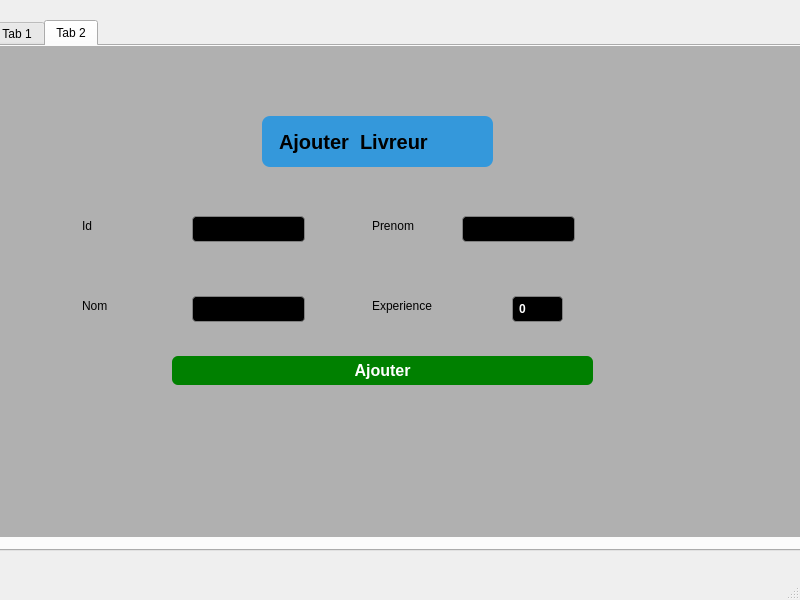
<?xml version="1.0" encoding="UTF-8"?>
<ui version="4.0">
 <class>MainWindow</class>
 <widget class="QMainWindow" name="MainWindow">
  <property name="geometry">
   <rect>
    <x>0</x>
    <y>0</y>
    <width>800</width>
    <height>600</height>
   </rect>
  </property>
  <property name="windowTitle">
   <string>MainWindow</string>
  </property>
  <widget class="QWidget" name="centralwidget">
   <widget class="QTabWidget" name="tabWidget">
    <property name="geometry">
     <rect>
      <x>-10</x>
      <y>20</y>
      <width>831</width>
      <height>531</height>
     </rect>
    </property>
    <property name="currentIndex">
     <number>1</number>
    </property>
    <widget class="QWidget" name="tabOffres_2">
     <property name="styleSheet">
      <string notr="true">QWidget {
    background-color: #b0b0b0;  /* gris foncé */
}
</string>
     </property>
     <attribute name="title">
      <string>Tab 1</string>
     </attribute>
     <widget class="QLabel" name="lblOffreId_2">
      <property name="geometry">
       <rect>
        <x>20</x>
        <y>20</y>
        <width>63</width>
        <height>20</height>
       </rect>
      </property>
      <property name="text">
       <string>Id</string>
      </property>
     </widget>
     <widget class="QLabel" name="lblOffreTitre_2">
      <property name="geometry">
       <rect>
        <x>20</x>
        <y>70</y>
        <width>63</width>
        <height>20</height>
       </rect>
      </property>
      <property name="text">
       <string>Marque</string>
      </property>
     </widget>
     <widget class="QLabel" name="lblOffreDescription_2">
      <property name="geometry">
       <rect>
        <x>20</x>
        <y>120</y>
        <width>81</width>
        <height>20</height>
       </rect>
      </property>
      <property name="text">
       <string>Matricule</string>
      </property>
     </widget>
     <widget class="QLabel" name="lblOffreDate_2">
      <property name="geometry">
       <rect>
        <x>10</x>
        <y>180</y>
        <width>141</width>
        <height>20</height>
       </rect>
      </property>
      <property name="text">
       <string>date de fabrication</string>
      </property>
     </widget>
     <widget class="QLineEdit" name="lineCommandeId_2">
      <property name="geometry">
       <rect>
        <x>140</x>
        <y>20</y>
        <width>113</width>
        <height>26</height>
       </rect>
      </property>
      <property name="styleSheet">
       <string notr="true">QLineEdit {
    background-color: black;
    color: white;
}
</string>
      </property>
     </widget>
     <widget class="QLineEdit" name="lineCommandeTitre_2">
      <property name="geometry">
       <rect>
        <x>140</x>
        <y>70</y>
        <width>113</width>
        <height>26</height>
       </rect>
      </property>
      <property name="styleSheet">
       <string notr="true">QLineEdit {
    background-color: black;
    color: white;
}
</string>
      </property>
     </widget>
     <widget class="QTextEdit" name="textCommandeDesc_2">
      <property name="geometry">
       <rect>
        <x>140</x>
        <y>110</y>
        <width>361</width>
        <height>51</height>
       </rect>
      </property>
      <property name="styleSheet">
       <string notr="true">QTextEdit {
    background-color: black;
    color: white;
}
</string>
      </property>
     </widget>
     <widget class="QDateEdit" name="dateCommande_2">
      <property name="geometry">
       <rect>
        <x>140</x>
        <y>180</y>
        <width>110</width>
        <height>26</height>
       </rect>
      </property>
      <property name="styleSheet">
       <string notr="true">QLineEdit, QTextEdit, QDateEdit {
    background-color: black;
    color: white;
    border: 1px solid white;
}
</string>
      </property>
     </widget>
     <widget class="QPushButton" name="btnVehiculeAjouter">
      <property name="geometry">
       <rect>
        <x>620</x>
        <y>50</y>
        <width>121</width>
        <height>29</height>
       </rect>
      </property>
      <property name="styleSheet">
       <string notr="true">QPushButton {
    background-color: green;
    color: white;
    font-family: &quot;Segoe UI&quot;;   /* ou Arial, Verdana, etc. */
    font-size: 16px;
    font-weight: bold;
    border-radius: 6px;
    padding: 6px 12px;
}
</string>
      </property>
      <property name="text">
       <string>Ajouter</string>
      </property>
     </widget>
     <widget class="QPushButton" name="btnVehiculeModifier">
      <property name="geometry">
       <rect>
        <x>620</x>
        <y>100</y>
        <width>121</width>
        <height>29</height>
       </rect>
      </property>
      <property name="styleSheet">
       <string notr="true">QPushButton {
    background-color: orange;
    color: white;
    font-family: &quot;Segoe UI&quot;;   /* ou Arial, Verdana, etc. */
    font-size: 16px;
    font-weight: bold;
    border-radius: 6px;
    padding: 6px 12px;
}
</string>
      </property>
      <property name="text">
       <string>Modifier</string>
      </property>
     </widget>
     <widget class="QPushButton" name="btnVehiculeSupprimer">
      <property name="geometry">
       <rect>
        <x>620</x>
        <y>150</y>
        <width>121</width>
        <height>29</height>
       </rect>
      </property>
      <property name="styleSheet">
       <string notr="true">QPushButton {
    background-color: red;
    color: white;
    font-family: &quot;Segoe UI&quot;;   /* ou Arial, Verdana, etc. */
    font-size: 16px;
    font-weight: bold;
    border-radius: 6px;
    padding: 6px 12px;
}
</string>
      </property>
      <property name="text">
       <string>Supprimer</string>
      </property>
     </widget>
     <widget class="QTableView" name="tableCommandes_2">
      <property name="geometry">
       <rect>
        <x>30</x>
        <y>290</y>
        <width>761</width>
        <height>192</height>
       </rect>
      </property>
      <property name="styleSheet">
       <string notr="true">QTableWidget {
    background-color: black;
    color: white;
    gridline-color: white;
    border: 1px solid white;
}

QHeaderView::section {
    background-color: #333;
    color: white;
    padding: 4px;
    border: 1px solid white;
}

QTableWidget::item:selected {
    background-color: #555;
    color: white;
}
</string>
      </property>
     </widget>
     <widget class="QLabel" name="label_2">
      <property name="geometry">
       <rect>
        <x>320</x>
        <y>20</y>
        <width>231</width>
        <height>51</height>
       </rect>
      </property>
      <property name="styleSheet">
       <string notr="true">QLabel {
    background-color: #3498db; /* Bleu moderne */
    color: black;
    font-size: 20px;
    font-weight: bold;
    padding: 12px;
    border-radius: 8px;
    qproperty-alignment: AlignCenter;
}
</string>
      </property>
      <property name="text">
       <string>Ajouter  Véhicule</string>
      </property>
     </widget>
     <widget class="QLabel" name="label_3">
      <property name="geometry">
       <rect>
        <x>30</x>
        <y>240</y>
        <width>231</width>
        <height>41</height>
       </rect>
      </property>
      <property name="styleSheet">
       <string notr="true">QLabel {
    background-color: #3498db; /* Bleu moderne */
    color: black;
    font-size: 20px;
    font-weight: bold;
    padding: 12px;
    border-radius: 8px;
    qproperty-alignment: AlignCenter;
}
</string>
      </property>
      <property name="text">
       <string>Liste Des Véhicules :</string>
      </property>
     </widget>
    </widget>
    <widget class="QWidget" name="tabCandidats_2">
     <attribute name="title">
      <string>Tab 2</string>
     </attribute>
     <widget class="QStackedWidget" name="stackedWidget_2">
      <property name="geometry">
       <rect>
        <x>0</x>
        <y>0</y>
        <width>821</width>
        <height>491</height>
       </rect>
      </property>
      <property name="styleSheet">
       <string notr="true"> background-color: #b0b0b0;  /* gris foncé */
</string>
      </property>
      <widget class="QWidget" name="pageClientForm_2">
       <property name="styleSheet">
        <string notr="true"> background-color: #b0b0b0;  /* gris foncé */</string>
       </property>
       <widget class="QLabel" name="label_5">
        <property name="geometry">
         <rect>
          <x>90</x>
          <y>170</y>
          <width>63</width>
          <height>20</height>
         </rect>
        </property>
        <property name="text">
         <string>Id</string>
        </property>
       </widget>
       <widget class="QLabel" name="label_6">
        <property name="geometry">
         <rect>
          <x>90</x>
          <y>250</y>
          <width>63</width>
          <height>20</height>
         </rect>
        </property>
        <property name="text">
         <string>Nom</string>
        </property>
       </widget>
       <widget class="QLabel" name="label_7">
        <property name="geometry">
         <rect>
          <x>380</x>
          <y>170</y>
          <width>63</width>
          <height>20</height>
         </rect>
        </property>
        <property name="text">
         <string>Prenom</string>
        </property>
       </widget>
       <widget class="QLabel" name="label_8">
        <property name="geometry">
         <rect>
          <x>380</x>
          <y>250</y>
          <width>81</width>
          <height>20</height>
         </rect>
        </property>
        <property name="text">
         <string>Experience</string>
        </property>
       </widget>
       <widget class="QLineEdit" name="lineClientId_2">
        <property name="geometry">
         <rect>
          <x>200</x>
          <y>170</y>
          <width>113</width>
          <height>26</height>
         </rect>
        </property>
        <property name="styleSheet">
         <string notr="true">background-color: black;
color: white;
font-weight: bold;
border: 1px solid gray;
border-radius: 4px;
padding: 4px;
</string>
        </property>
       </widget>
       <widget class="QLineEdit" name="lineClientNom_2">
        <property name="geometry">
         <rect>
          <x>200</x>
          <y>250</y>
          <width>113</width>
          <height>26</height>
         </rect>
        </property>
        <property name="styleSheet">
         <string notr="true">background-color: black;
color: white;
font-weight: bold;
border: 1px solid gray;
border-radius: 4px;
padding: 4px;
</string>
        </property>
       </widget>
       <widget class="QLineEdit" name="lineClientPrenom_2">
        <property name="geometry">
         <rect>
          <x>470</x>
          <y>170</y>
          <width>113</width>
          <height>26</height>
         </rect>
        </property>
        <property name="styleSheet">
         <string notr="true">background-color: black;
color: white;
font-weight: bold;
border: 1px solid gray;
border-radius: 4px;
padding: 4px;

</string>
        </property>
       </widget>
       <widget class="QPushButton" name="btnLivreurAjouter_2">
        <property name="geometry">
         <rect>
          <x>180</x>
          <y>310</y>
          <width>421</width>
          <height>29</height>
         </rect>
        </property>
        <property name="styleSheet">
         <string notr="true">QPushButton {
    background-color: green;
    color: white;
    font-family: &quot;Segoe UI&quot;;   /* ou Arial, Verdana, etc. */
    font-size: 16px;
    font-weight: bold;
    border-radius: 6px;
    padding: 6px 12px;
}
</string>
        </property>
        <property name="text">
         <string>Ajouter</string>
        </property>
       </widget>
       <widget class="QSpinBox" name="spinClientAge_2">
        <property name="geometry">
         <rect>
          <x>520</x>
          <y>250</y>
          <width>51</width>
          <height>26</height>
         </rect>
        </property>
        <property name="styleSheet">
         <string notr="true">background-color: black;
color: white;
font-weight: bold;
border: 1px solid gray;
border-radius: 4px;
padding: 4px;
</string>
        </property>
       </widget>
       <widget class="QLabel" name="label_9">
        <property name="geometry">
         <rect>
          <x>270</x>
          <y>70</y>
          <width>231</width>
          <height>51</height>
         </rect>
        </property>
        <property name="styleSheet">
         <string notr="true">QLabel {
    background-color: #3498db; /* Bleu moderne */
    color: black;
    font-size: 20px;
    font-weight: bold;
    padding: 12px;
    border-radius: 8px;
    qproperty-alignment: AlignCenter;
}
</string>
        </property>
        <property name="text">
         <string>Ajouter  Livreur</string>
        </property>
       </widget>
      </widget>
      <widget class="QWidget" name="pageClientTable_2">
       <widget class="QTableView" name="tableClients_2">
        <property name="geometry">
         <rect>
          <x>50</x>
          <y>91</y>
          <width>731</width>
          <height>211</height>
         </rect>
        </property>
        <property name="styleSheet">
         <string notr="true">QTableView {
    background-color: #f0f0f0; /* gris clair */
    gridline-color: #d0d0d0;
    selection-background-color: #a0a0a0; /* sélection */
    alternate-background-color: #e0e0e0;
}

QHeaderView::section {
    background-color: #cccccc;
    font-weight: bold;
}
</string>
        </property>
       </widget>
       <widget class="QPushButton" name="btnLivreurModifier">
        <property name="geometry">
         <rect>
          <x>170</x>
          <y>330</y>
          <width>131</width>
          <height>29</height>
         </rect>
        </property>
        <property name="styleSheet">
         <string notr="true">QPushButton {
    background-color: orange;
    color: white;
    font-family: &quot;Segoe UI&quot;;   /* ou Arial, Verdana, etc. */
    font-size: 16px;
    font-weight: bold;
    border-radius: 6px;
    padding: 6px 12px;
}
</string>
        </property>
        <property name="text">
         <string>Modifier</string>
        </property>
       </widget>
       <widget class="QPushButton" name="btnLivreurSupprimer">
        <property name="geometry">
         <rect>
          <x>170</x>
          <y>370</y>
          <width>141</width>
          <height>29</height>
         </rect>
        </property>
        <property name="styleSheet">
         <string notr="true">QPushButton {
    background-color: red;
    color: white;
    font-family: &quot;Segoe UI&quot;;   /* ou Arial, Verdana, etc. */
    font-size: 16px;
    font-weight: bold;
    border-radius: 6px;
    padding: 6px 12px;
}
</string>
        </property>
        <property name="text">
         <string>Supprimer</string>
        </property>
       </widget>
       <widget class="QPushButton" name="btnTrierLivreurs">
        <property name="geometry">
         <rect>
          <x>30</x>
          <y>340</y>
          <width>93</width>
          <height>28</height>
         </rect>
        </property>
        <property name="styleSheet">
         <string notr="true">QPushButton {
    background-color: grey;
    color: white;
    font-family: &quot;Segoe UI&quot;;   /* ou Arial, Verdana, etc. */
    font-size: 16px;
    font-weight: bold;
    border-radius: 6px;
    padding: 6px 12px;
}
</string>
        </property>
        <property name="text">
         <string>trier</string>
        </property>
       </widget>
       <widget class="QLineEdit" name="rechercherLivreursParNom">
        <property name="geometry">
         <rect>
          <x>620</x>
          <y>320</y>
          <width>171</width>
          <height>41</height>
         </rect>
        </property>
        <property name="styleSheet">
         <string notr="true">QLineEdit {
    background-color: white;
    color: black;
    font-size: 14px;
    padding: 6px;
    border: 1px solid #cccccc;
    border-radius: 4px;
}
</string>
        </property>
       </widget>
       <widget class="QPushButton" name="btnExporterPDF_clicked">
        <property name="geometry">
         <rect>
          <x>690</x>
          <y>410</y>
          <width>93</width>
          <height>28</height>
         </rect>
        </property>
        <property name="styleSheet">
         <string notr="true">QPushButton {
    background-color: YELLOW;
    color: white;
    font-family: &quot;Segoe UI&quot;;   /* ou Arial, Verdana, etc. */
    font-size: 16px;
    font-weight: bold;
    border-radius: 6px;
    padding: 6px 12px;
}
</string>
        </property>
        <property name="text">
         <string>PDF</string>
        </property>
       </widget>
       <widget class="QPushButton" name="btnAfficherVehicules">
        <property name="geometry">
         <rect>
          <x>350</x>
          <y>400</y>
          <width>231</width>
          <height>28</height>
         </rect>
        </property>
        <property name="styleSheet">
         <string notr="true">QPushButton {
    background-color: green;
    color: white;
    font-family: &quot;Segoe UI&quot;;   /* ou Arial, Verdana, etc. */
    font-size: 16px;
    font-weight: bold;
    border-radius: 6px;
    padding: 6px 12px;
}
</string>
        </property>
        <property name="text">
         <string>afficher vehicules</string>
        </property>
       </widget>
       <widget class="QPushButton" name="btnAfficherStats_clicked">
        <property name="geometry">
         <rect>
          <x>30</x>
          <y>380</y>
          <width>121</width>
          <height>28</height>
         </rect>
        </property>
        <property name="styleSheet">
         <string notr="true">QPushButton {
    background-color: purple;
    color: white;
    font-family: &quot;Segoe UI&quot;;   /* ou Arial, Verdana, etc. */
    font-size: 16px;
    font-weight: bold;
    border-radius: 6px;
    padding: 6px 12px;
}
</string>
        </property>
        <property name="text">
         <string>statistiques</string>
        </property>
       </widget>
       <widget class="QLabel" name="label_4">
        <property name="geometry">
         <rect>
          <x>50</x>
          <y>40</y>
          <width>231</width>
          <height>41</height>
         </rect>
        </property>
        <property name="styleSheet">
         <string notr="true">QLabel {
    background-color: #3498db; /* Bleu moderne */
    color: black;
    font-size: 20px;
    font-weight: bold;
    padding: 12px;
    border-radius: 8px;
    qproperty-alignment: AlignCenter;
}
</string>
        </property>
        <property name="text">
         <string>Liste Des Livreur :</string>
        </property>
       </widget>
       <widget class="QLabel" name="label_10">
        <property name="geometry">
         <rect>
          <x>380</x>
          <y>320</y>
          <width>231</width>
          <height>41</height>
         </rect>
        </property>
        <property name="styleSheet">
         <string notr="true">QLabel {
    background-color: #3498db; /* Bleu moderne */
    color: black;
    font-size: 20px;
    font-weight: bold;
    padding: 12px;
    border-radius: 8px;
    qproperty-alignment: AlignCenter;
}
</string>
        </property>
        <property name="text">
         <string>Recherche par Nom :</string>
        </property>
       </widget>
      </widget>
     </widget>
    </widget>
   </widget>
  </widget>
  <widget class="QMenuBar" name="menubar">
   <property name="geometry">
    <rect>
     <x>0</x>
     <y>0</y>
     <width>800</width>
     <height>26</height>
    </rect>
   </property>
  </widget>
  <widget class="QStatusBar" name="statusbar"/>
 </widget>
 <resources/>
 <connections/>
</ui>
